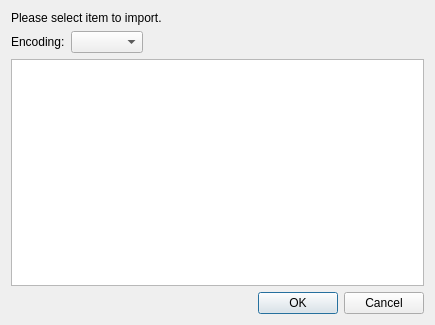
<?xml version="1.0" encoding="UTF-8"?>
<ui version="4.0">
 <class>DBFItemSelectDialog</class>
 <widget class="QDialog" name="DBFItemSelectDialog">
  <property name="geometry">
   <rect>
    <x>0</x>
    <y>0</y>
    <width>435</width>
    <height>325</height>
   </rect>
  </property>
  <property name="windowTitle">
   <string>Dialog</string>
  </property>
  <layout class="QVBoxLayout" name="verticalLayout">
   <item>
    <widget class="QLabel" name="messageLabel">
     <property name="text">
      <string>Please select item to import.</string>
     </property>
    </widget>
   </item>
   <item>
    <layout class="QHBoxLayout" name="horizontalLayout">
     <item>
      <widget class="QLabel" name="encodingLabel">
       <property name="text">
        <string>Encoding:</string>
       </property>
      </widget>
     </item>
     <item>
      <widget class="QComboBox" name="encodingComboBox"/>
     </item>
     <item>
      <spacer name="horizontalSpacer">
       <property name="orientation">
        <enum>Qt::Horizontal</enum>
       </property>
       <property name="sizeHint" stdset="0">
        <size>
         <width>40</width>
         <height>20</height>
        </size>
       </property>
      </spacer>
     </item>
    </layout>
   </item>
   <item>
    <widget class="QTableWidget" name="itemsTableWidget">
     <property name="selectionMode">
      <enum>QAbstractItemView::SingleSelection</enum>
     </property>
     <property name="selectionBehavior">
      <enum>QAbstractItemView::SelectRows</enum>
     </property>
    </widget>
   </item>
   <item>
    <widget class="QDialogButtonBox" name="buttonBox">
     <property name="orientation">
      <enum>Qt::Horizontal</enum>
     </property>
     <property name="standardButtons">
      <set>QDialogButtonBox::Cancel|QDialogButtonBox::Ok</set>
     </property>
    </widget>
   </item>
  </layout>
 </widget>
 <resources/>
 <connections>
  <connection>
   <sender>buttonBox</sender>
   <signal>accepted()</signal>
   <receiver>DBFItemSelectDialog</receiver>
   <slot>accept()</slot>
   <hints>
    <hint type="sourcelabel">
     <x>248</x>
     <y>254</y>
    </hint>
    <hint type="destinationlabel">
     <x>157</x>
     <y>274</y>
    </hint>
   </hints>
  </connection>
  <connection>
   <sender>buttonBox</sender>
   <signal>rejected()</signal>
   <receiver>DBFItemSelectDialog</receiver>
   <slot>reject()</slot>
   <hints>
    <hint type="sourcelabel">
     <x>316</x>
     <y>260</y>
    </hint>
    <hint type="destinationlabel">
     <x>286</x>
     <y>274</y>
    </hint>
   </hints>
  </connection>
 </connections>
</ui>
